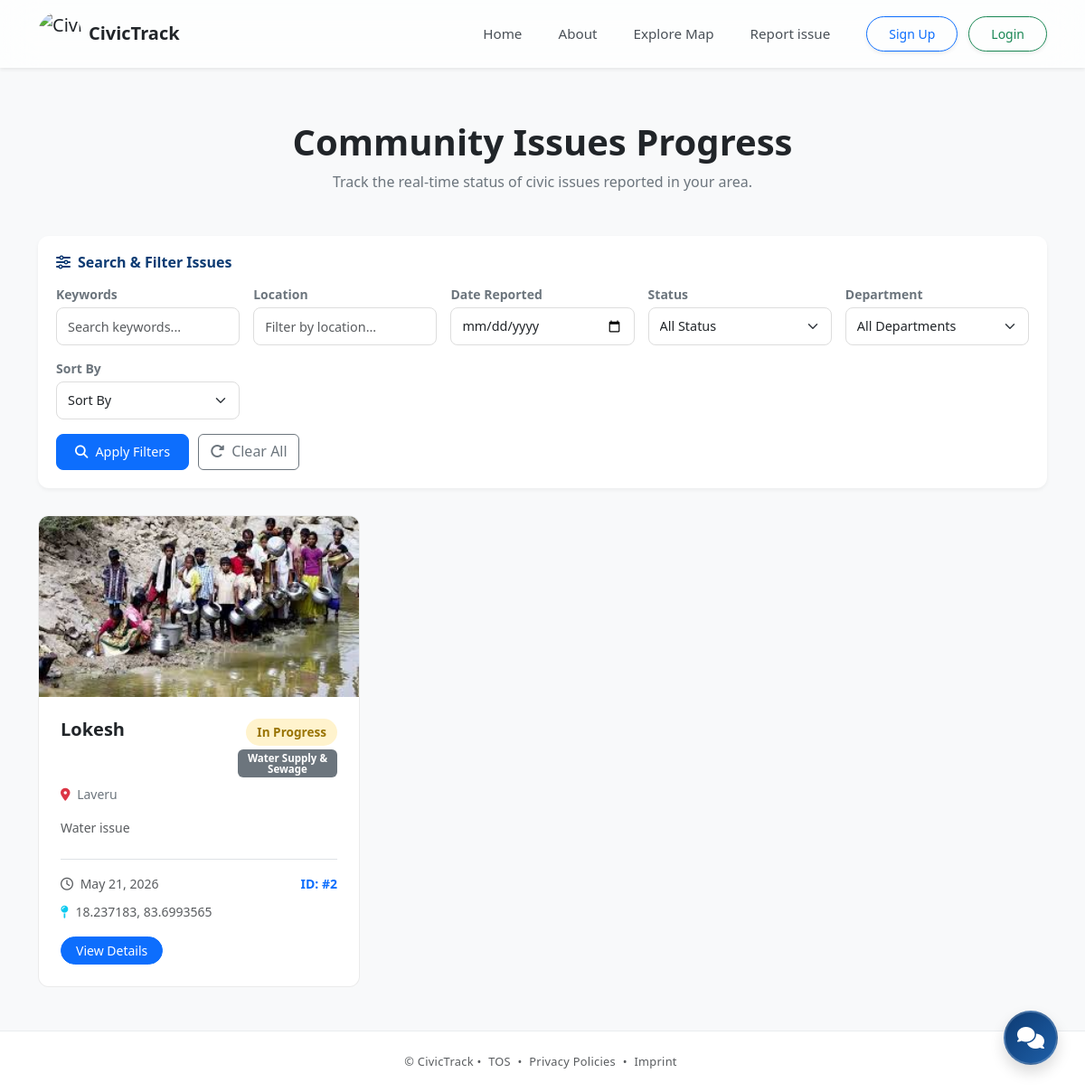
The app's page /progress/ with its own data.
### issues/models.py (models this page shows, shortened)
class CivicIssue(models.Model):
    name = models.CharField(max_length=150)
    origin_location = models.CharField(max_length=255)
    issue_details = models.TextField()
    uploaded_image = models.ImageField(upload_to='civic_issues_gallery/', blank=False, null=False)
    created_at = models.DateTimeField(auto_now_add=True)
    status = models.CharField(max_length=20, default='Open')
    user = models.ForeignKey(User, on_delete=models.CASCADE, null=True, blank=True)
    latitude = models.FloatField(null=True, blank=True)
    longitude = models.FloatField(null=True, blank=True)
    votes = models.ManyToManyField(User, related_name='voted_issues', blank=True)
    DEPARTMENT_CHOICES = [
        ('Water', 'Water Supply & Sewage'),
        ('Roads', 'Roads & Traffic'),
        ('Sanitation', 'Sanitation & Waste'),
        ('Electricity', 'Electricity & Lighting'),
        ('Health', 'Public Health & Safety'),
        ('Other', 'Other/General'),
    ]
    assigned_department = models.CharField(
        max_length=50,
        choices=DEPARTMENT_CHOICES,
        default='Other',
        blank=True,
        null=True
    )

### issues/views.py (the view)
# urls.py: path('progress/', views.check_progress_view, name='check_progress'),
def check_progress_view(request):
    search = request.GET.get('search', '').strip()
    status = request.GET.get('status', '').strip()
    location = request.GET.get('location', '').strip()
    date_str = request.GET.get('date', '').strip()
    sort = request.GET.get('sort', '').strip()
    department = request.GET.get('department', '').strip()
    issues = CivicIssue.objects.all()
    if search:
        issues = issues.filter(Q(name__icontains=search) | Q(issue_details__icontains=search))
    if location:
        issues = issues.filter(origin_location__icontains=location)
    if status:
        issues = issues.filter(status=status)
    if department:
        issues = issues.filter(assigned_department=department)
    if date_str:
        try:
            issues = issues.filter(created_at__date=date_str)
        except (ValueError, TypeError):
            pass
    if sort == 'oldest':
        issues = issues.order_by('created_at')
    elif sort == 'title':
        issues = issues.order_by('name')
    else:
        issues = issues.order_by('-created_at')
    total_count = CivicIssue.objects.count()
    filtered_count = issues.count()
    paginator = Paginator(issues, 6)
    page_number = request.GET.get('page')
    page_obj = paginator.get_page(page_number)
    query_params = request.GET.copy()
    if 'page' in query_params:
        del query_params['page']
    query_string = query_params.urlencode()
    return render(request, 'check_progress.html', {
        'issues': page_obj,
        'search': search,
        'status': status,
        'location': location,
        'date': date_str,
        'sort': sort,
        'department': department,
        'department_choices': CivicIssue.DEPARTMENT_CHOICES,
        'total_count': total_count,
        'filtered_count': filtered_count,
        'query_string': query_string,
    })

### templates/check_progress.html (shortened to what this page needs)
<!DOCTYPE html>
<html lang="en">
<head>
    <link href="https://cdn.jsdelivr.net/npm/bootstrap@5.3.8/dist/css/bootstrap.min.css" rel="stylesheet"
>
</head>
<body class="bg-light" style="padding-top: 85px;">
    {% include 'navbar.html' %}
    <div class="container py-5" style="min-height: 70vh;">
        <div class="text-center mb-5">
            <h1 class="fw-bold text-dark">Community Issues Progress</h1>
            <p class="text-secondary">Track the real-time status of civic issues reported in your area.</p>
        </div>
        <div class="filter-section">
            <h6><i class="fa-solid fa-sliders me-2"></i>Search & Filter Issues</h6>
            <form method="GET" id="filterForm">
                <div class="filter-row" style="grid-template-columns: repeat(auto-fit, minmax(180px, 1fr));">
                    <div class="d-flex flex-column">
                        <label class="form-label small fw-semibold text-secondary mb-1">Keywords</label>
                        <input type="text" name="search" placeholder="Search keywords..."
                               value="{{ search }}" class="form-control">
                    </div>
                    <div class="d-flex flex-column">
                        <label class="form-label small fw-semibold text-secondary mb-1">Location</label>
                        <input type="text" name="location" placeholder="Filter by location..."
                               value="{{ location }}" class="form-control">
                    </div>
                    <div class="d-flex flex-column">
                        <label class="form-label small fw-semibold text-secondary mb-1">Date Reported</label>
                        <input type="date" name="date" value="{{ date }}" class="form-control">
                    </div>
                    <div class="d-flex flex-column">
                        <label class="form-label small fw-semibold text-secondary mb-1">Status</label>
                        <select name="status" class="form-select">
                            <option value="">All Status</option>
                        </select>
                    </div>
                    <div class="d-flex flex-column">
                        <label class="form-label small fw-semibold text-secondary mb-1">Department</label>
                        <select name="department" class="form-select">
                            <option value="">All Departments</option>
                        </select>
                    </div>
                    <div class="d-flex flex-column">
                        <label class="form-label small fw-semibold text-secondary mb-1">Sort By</label>
                        <select name="sort" class="form-select">
                            <option value="">Sort By</option>
                        </select>
                    </div>
                </div>
                <div class="filter-buttons mt-3">
                    <button type="submit" class="btn btn-primary">
                        <i class="fa-solid fa-magnifying-glass me-2"></i>Apply Filters
                    </button>
                    <a href="{% url 'check_progress' %}" class="btn btn-outline-secondary">
                        <i class="fa-solid fa-rotate-right me-2"></i>Clear All
                    </a>
                </div>
            </form>
        </div>
        <div class="row row-cols-1 row-cols-md-2 row-cols-lg-3 g-4">
            {% for issue in issues %}
            <div class="col">
                <div class="issue-card h-100 d-flex flex-column">
                    {% if issue.uploaded_image %}
                    <img src="{{ issue.uploaded_image.url }}" class="card-img-top" alt="Issue Image" style="height: 200px; object-fit: cover;">
                    {% else %}
                    <div class="bg-secondary bg-opacity-10 d-flex align-items-center justify-content-center" style="height: 200px;">
                        <i class="fa-solid fa-image text-secondary fs-1 opacity-50"></i>
                    </div>
                    {% endif %}
                    <div class="p-4 d-flex flex-column flex-grow-1">
                        <div class="d-flex justify-content-between align-items-start mb-2">
                            <a href="{% url 'issue_detail' issue.id %}" class="text-decoration-none text-dark hover-primary text-truncate" style="max-width: 65%;">
                                <h5 class="fw-bold mb-0 text-truncate" title="{{ issue.name }}">{{ issue.name }}</h5>
                            </a>
                            <div class="d-flex flex-column align-items-end gap-1">
                                {% if issue.status == 'Resolved' %}
                                <span class="status-badge status-resolved">Resolved</span>
                                {% elif issue.status == 'In Progress' %}
                                <span class="status-badge status-in-progress">In Progress</span>
                                {% else %}
                                <span class="status-badge status-open">Open</span>
                                {% endif %}
                                <span class="badge bg-secondary text-wrap" style="font-size: 0.72rem; max-width: 110px;">{{ issue.get_assigned_department_display }}</span>
                            </div>
                        </div>
                        <p class="text-secondary small fw-medium mb-3">
                            <i class="fa-solid fa-location-dot me-1 text-danger"></i> {{ issue.origin_location }}
                        </p>
                        <p class="text-muted small flex-grow-1 mb-4" style="display: -webkit-box; -webkit-line-clamp: 3; -webkit-box-orient: vertical; overflow: hidden;">
                            {{ issue.issue_details }}
                        </p>
                        <div class="mt-auto d-flex justify-content-between align-items-center border-top pt-3 mb-2">
                            <small class="text-muted"><i class="fa-regular fa-clock me-1"></i> {{ issue.created_at|date:"M d, Y" }}</small>
                            <a href="{% url 'issue_detail' issue.id %}" class="text-primary fw-semibold small text-decoration-none">ID: #{{ issue.id }}</a>
                        </div>
                        {% if issue.latitude and issue.longitude %}
                        <div class="mb-2">
                            <small class="text-muted"><i class="fa-solid fa-map-pin me-1 text-info"></i> {{ issue.latitude }}, {{ issue.longitude }}</small>
                        </div>
                        {% endif %}
                        <div class="mt-2 d-flex gap-2 align-items-center flex-wrap">
                            <a href="{% url 'issue_detail' issue.id %}" class="btn btn-sm btn-primary rounded-pill px-3">View Details</a>
                        </div>
                    </div>
                </div>
            </div>
            {% endfor %}
        </div>
    </div>
    <footer class="w-100 text-center py-4 border-top border-light-subtle bg-white mt-auto">
        <p class="text-muted small mb-0 fw-medium" style="font-size: 0.8rem; letter-spacing: 0.3px;">
            &copy; CivicTrack &bull; <a href="{% url 'terms_of_service' %}" class="text-muted text-decoration-none mx-1 link-primary">TOS</a>
            &bull; <a href="{% url 'privacy_policy' %}" class="text-muted text-decoration-none mx-1 link-primary">Privacy Policies</a> &bull; <a
                href="{% url 'imprint' %}" class="text-muted text-decoration-none mx-1 link-primary">Imprint</a>
        </p>
    </footer>
</body>
</html>

### templates/check_progress.html (style rules this page uses)
.issue-card { transition: transform 0.2s ease-in-out, box-shadow 0.2s ease-in-out; border-radius: 12px; overflow: hidden; border: 1px solid rgba(0,0,0,0.08); background-color: white; }
.status-badge { font-weight: 600; padding: 5px 12px; border-radius: 20px; font-size: 0.85rem; }
.filter-section { background: white; padding: 20px; border-radius: 12px; box-shadow: 0 2px 4px rgba(0,0,0,0.05); margin-bottom: 30px; }
.filter-section h6 { color: #0d3b73; font-weight: 600; margin-bottom: 15px; }
.filter-row { display: grid; grid-template-columns: repeat(auto-fit, minmax(200px, 1fr)); gap: 15px; margin-bottom: 15px; }
.filter-row input, .filter-row select { height: 42px; border-radius: 8px; border: 1px solid #ddd; padding: 8px 12px; font-size: 0.9rem; }
.filter-buttons { display: flex; gap: 10px; flex-wrap: wrap; }
.filter-buttons button { padding: 8px 20px; border-radius: 8px; font-size: 0.9rem; }
.status-in-progress { background-color: #fff3cd; color: #997404; }

### templates/navbar.html (style rules this page uses)
html { scroll-behavior: smooth; scroll-padding-top: 85px; }
* { font-family: 'Segoe UI', Tahoma, Geneva, Verdana, sans-serif; }

### records on screen
CivicIssue: uploaded_image (picture), name "Lokesh", status "In Progress", assigned_department "Water Supply & Sewage", origin_location "Laveru", issue_details "Water issue", created_at "May 21, 2026", id "2", latitude "18.237183", longitude "83.6993565"
